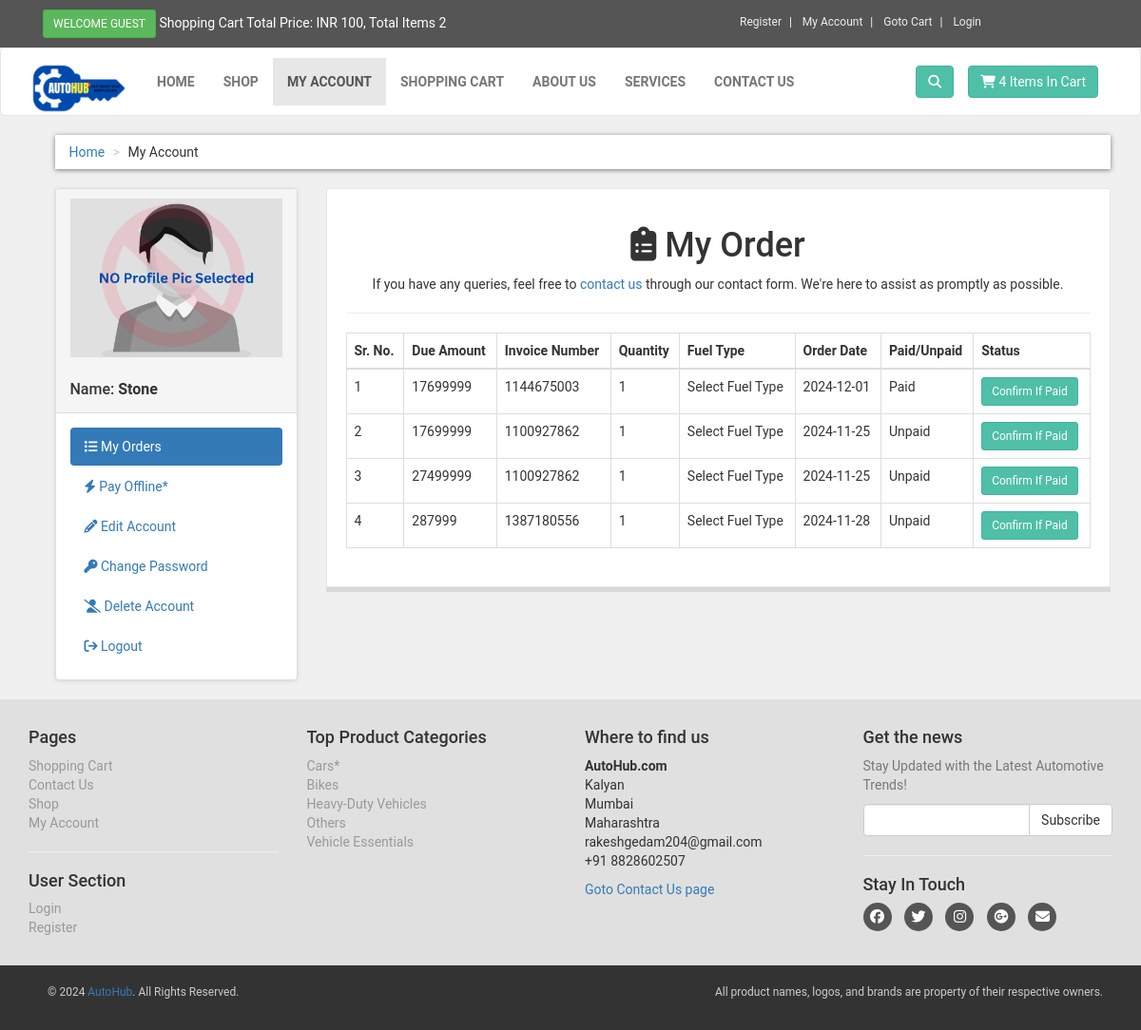
/customer/my_account.php?my_order (signed in), run on the app's committed database.
### tables this page shows
CREATE TABLE `customers` (
  `customer_id` int(100) NOT NULL,
  `customer_name` varchar(255) NOT NULL,
  `customer_email` varchar(255) NOT NULL,
  `customer_pass` varchar(255) NOT NULL,
  `customer_country` text NOT NULL,
  `customer_city` text NOT NULL,
  `customer_contact` varchar(255) NOT NULL,
  `customer_address` text NOT NULL,
  `customer_image` text NOT NULL,
  `customer_ip` varchar(255) NOT NULL
);

CREATE TABLE `customer_order` (
  `order_id` int(10) NOT NULL,
  `customer_id` int(10) NOT NULL,
  `due_amount` int(200) NOT NULL,
  `invoice_no` int(200) NOT NULL,
  `qty` int(99) NOT NULL,
  `fuel_type` text NOT NULL,
  `order_date` timestamp NOT NULL DEFAULT current_timestamp() ON UPDATE current_timestamp(),
  `order_status` text NOT NULL
);

CREATE TABLE `product_category` (
  `p_cat_id` int(11) NOT NULL,
  `p_cat_title` varchar(255) NOT NULL,
  `p_cat_desc` text NOT NULL
);

### customer/my_order.php (the view)
<div class="box">
    <center>
        <h1>
        <i class="fa-solid fa-clipboard-list"></i> My Order
        </h1>
        <p>If you have any queries, feel free to <a href="../contactus.php">contact us</a> through our contact form. We're here to assist as promptly as possible.</p>
    </center>
    <hr>
    <div class="table-responsive">
        <table class="table table-bordered table-hover">
            <thead>
                <tr>
                    <th>Sr. No.</th>
                    <th>Due Amount</th>
                    <th>Invoice Number</th>
                    <th>Quantity</th>
                    <th>Fuel Type</th>
                    <th>Order Date</th>
                    <th>Paid/Unpaid</th>
                    <th>Status</th>
                </tr>
            </thead>
                <tbody>
                    <?php
                        $customer_session = $_SESSION['customer_email'];
                        $get_customer = "select * from customers where customer_email = '$customer_session'";
                        $run_cust = mysqli_query($con,$get_customer);
                        $row_cust = mysqli_fetch_array($run_cust);
                        $customer_id = $row_cust['customer_id'];
                        $get_order = "select * from customer_order where customer_id = '$customer_id'";
                        $run_order = mysqli_query($con,$get_order);
                        $i = 0;
                        while($row_order=mysqli_fetch_array($run_order)){
                            $order_id = $row_order['order_id'];
                            $order_due_amount = $row_order['due_amount'];
                            $order_invoice = $row_order['invoice_no'];
                            $order_qty = $row_order['qty'];
                            $order_fuel_type = $row_order['fuel_type'];
                            $order_date = substr($row_order['order_date'],0,11);
                            $order_status = $row_order['order_status'];
                            $i++;
                            if($order_status == "pending"){
                                $order_status = "Unpaid";
                            }else{
                                $order_status = "Paid";
                            }
                    ?>
                    <tr>
                    <td><?php echo $i ?></td>
                    <td><?php echo $order_due_amount ?></td>
                    <td><?php echo $order_invoice ?></td>
                    <td><?php echo $order_qty ?></td>
                    <td><?php echo $order_fuel_type ?></td>
                    <td><?php echo $order_date ?></td>
                    <td><?php echo $order_status ?></td>
                    <td><a href="confirm.php?order_id=<?php  echo $order_id ?>" target="_blank" class="btn btn-primary btn-sm">
                    Confirm If Paid</a></td>
                    </tr>
                    <?php } ?>
            </tbody>
        </table>
    </div>
</div>

### customer/includes/sidebar.php
<div class="panel panel-default sidebar-menu">
    <div class="panel-heading">
    <?php
        $session_customer = $_SESSION['customer_email'];
        $get_cust = "select * from customers where customer_email = '$session_customer'";
        $run_cust = mysqli_query($con,$get_cust);
        $row_customer = mysqli_fetch_array($run_cust);
        $customer_image = $row_customer['customer_image'];
        $customer_name = $row_customer['customer_name'];
        if(!isset($_SESSION['customer_email'])){
        }else{
            echo "<center>
            <img src='customer_images/" . ($customer_image ? $customer_image : '1.png') . "' class='img-responsive'>
        </center>
        <br>
        <h3 algin='center' class='panel-title'>Name:<b> $customer_name</b></h3>";
        }
    ?>
    </div>
    <div class="panel-body">
        <ol class="nav nav-pills nav-stacked">
            <li class="<?php if(isset($_GET['my_order'])){echo "active";}?>">
                <a href="my_account.php?my_order"><i class="fa fa-list"></i> My Orders</a>
            </li>
            <li class="<?php if(isset($_GET['pay_offline'])){echo "active";} ?>">
                <a href="my_account.php?pay_offline"><i class="fa fa-bolt"></i> Pay Offline*</a>
            </li>
            <li class="<?php if(isset($_GET['edit_act'])){echo "active";} ?>">
                <a href="my_account.php?edit_act"><i class="fa fa-pencil"></i> Edit Account</a>
            </li>
            <li class="<?php if(isset($_GET['change_pass'])){echo "active";} ?>">
                <a href="my_account.php?change_pass"><i class="fa fa-key"></i> Change Password</a>
            </li>
            <li class="<?php if(isset($_GET['delete_ac'])){echo "active";} ?>">
                <a href="my_account.php?delete_ac" onclick="alert('This action will delete your account permanently!');"><i class="fa fa-user-slash"></i> Delete Account</a>
            </li>
            <li class="<?php if(isset($_GET['logout'])){echo "active";} ?>">
                <a href="my_account.php?logout"><i class="fa fa-sign-out"></i> Logout</a>
            </li>
        </ol>
    </div>
</div>

### customer/includes/footer.php (shortened to what this page needs)
<div id="footer">
    <div class="container">
        <div class="row">
            <div class="col-md-3 col-sm-6">
                <h4>Pages</h4>
                <ul>
                    <li><a href="../cart.php">Shopping Cart</a></li>
                    <li><a href="../contact.php">Contact Us</a></li>
                    <li><a href="../shop.php">Shop</a></li>
                    <li><a href="my_account.php">My Account</a></li>
                </ul>
                <hr>
                <h4>User Section</h4>
                <ul>
                    <li><a href="../checkout.php">Login</a></li>
                    <li><a href="../customer_registration.php">Register</a></li>
                </ul>
            </div>
            <div class="col-md-3 col-sm-6">
                <h4>Top Product Categories</h4>
                <ul>
                <?php
                        $get_p_cats = "select * from product_category";
                        $run_p_cats =  mysqli_query($con,$get_p_cats);
                        while($row_p_cat =mysqli_fetch_array($run_p_cats)){
                            $p_cat_id=$row_p_cat['p_cat_id'];
                            $p_cat_title=$row_p_cat['p_cat_title'];
                            echo"<li><a href='shop.php?p_cat=$p_cat_id'>$p_cat_title</a></li>";
                        }
                    ?>
                </ul>
            </div>
            <div class="col-md-3 col-sm-6">
                <h4>Where to find us</h4>
                <p>
                    <strong>AutoHub.com</strong>
                    <br>Kalyan
                    <br>Mumbai
                    <br>Maharashtra
                    <br>rakeshgedam204@gmail.com
                    <br>+91 8828602507
                </p>
                <a href="contact.php">Goto Contact Us page</a>
            </div>
            <div class="col-md-3 col-sm-6">
                <h4>Get the news</h4>
                <p class="text-muted">Stay Updated with the Latest Automotive Trends!</p>
                <form action="" method="post">
                    <div class="input-group">
                        <input type="text" name="email" class="form-control">
                        <span class="input-group-btn">
                            <input type="submit" class="btn btn-default" value="Subscribe">
                        </span>
                    </div>
                </form>
                <hr>
                <h4>Stay In Touch</h4>
                <p class="social">
                    <a href="#"><i class="fab fa-facebook"></i></a>
                    <a href="#"><i class="fab fa-twitter"></i></a>
                    <a href="#"><i class="fab fa-instagram"></i></a>
                    <a href="#"><i class="fab fa-google-plus"></i></a>
                    <a href="#"><i class="fas fa-envelope"></i></a>
                </p>
            </div>
        </div>
    </div>
</div>
<div id="copyright">
    <div class="container">
        <div class="col-md-6">
            <p class="pull-left">
            © 2024 <a href="www.AutoHub.com">AutoHub</a>. All Rights Reserved.
            </p>
        </div>
        <div class="col-md-6">
            <p class="pull-right">
            All product names, logos, and brands are property of their respective owners.
            </p>
        </div>
    </div>
</div>

### customer/styles/style.css (style rules this page uses)
body { font-family: "Roboto", "Helvetica", "Arial", "sans-serif"; font-size:14px; line-height: 1.42857143; color: #333333; background-color: #f0f0f0; }
.btn-primary { color:rgb(255,255,255); background-color: rgb(79,191,168); border-color:rgb(65,179,156); }
.box { background: #fff; margin: 0 0 30px; border: solid 1px #e6e6e6; padding: 20px; box-shadow: 0 5px rgba(0, 0, 0,0.1); }
#content .panel.sidebar-menu { box-sizing: border-box; box-shadow: 0 1px 5px rgba(0, 0, 0,0.1); }
#content .panel.sidebar-menu h3 { padding: 5px 0; margin: 0; }
#footer { background:#e0e0e0; padding:20px 0; }
#footer ul { padding-left:0; list-style: none; }
#footer ul a { color:#999999; padding:20px 0; }
#footer .social { text-align: left; }
#footer .social a { margin: 0 10px 0 0; color:#fff; display: inline-block; width: 30px; height:30px; border-radius: 15px; line-height: 30px; font-size: 15px; text-align: center; transform: all 0.2s ease-out; vertical-align: bottom; background-color: #555555; }
#copyright { background: #333; color:#ccc; padding:20px; font-size: 12px; }

### data on the page
customers: customer_name "Stone"
customer_order: due_amount "17699999", invoice_no "1144675003", qty "1", fuel_type "Select Fuel Type", order_date "2024-12-01", order_status "Paid"
customer_order: due_amount "17699999", invoice_no "1100927862", qty "1", fuel_type "Select Fuel Type", order_date "2024-11-25", order_status "Unpaid"
customer_order: due_amount "27499999", invoice_no "1100927862", qty "1", fuel_type "Select Fuel Type", order_date "2024-11-25", order_status "Unpaid"
customer_order: due_amount "287999", invoice_no "1387180556", qty "1", fuel_type "Select Fuel Type", order_date "2024-11-28", order_status "Unpaid"
product_category: p_cat_title "Cars*"
product_category: p_cat_title "Bikes"
product_category: p_cat_title "Heavy-Duty Vehicles"
product_category: p_cat_title "Others"
product_category: p_cat_title "Vehicle Essentials"
